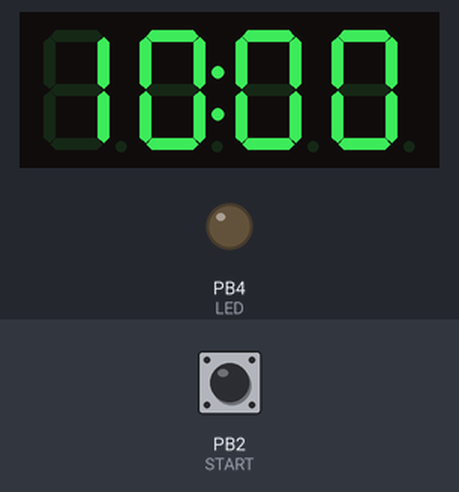
Bench run of a sketch on a simulated ATtiny85, built with avr-gcc and run on an emulated ATtiny85. Parts: 4-digit seven-segment display, output pins drawn as LEDs (lit = HIGH). The test bench sets the inputs (shaded band); at power-on: PB2 (START) HIGH.

Above: at 1.2 s.
1.3 s: PB2 (START) pulled LOW for 0.15 s
At 3.4 s:
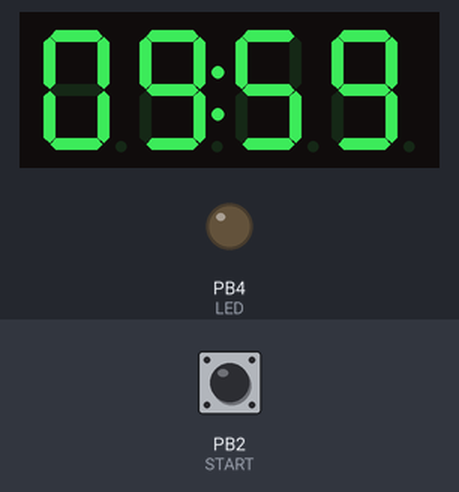
At 5.4 s:
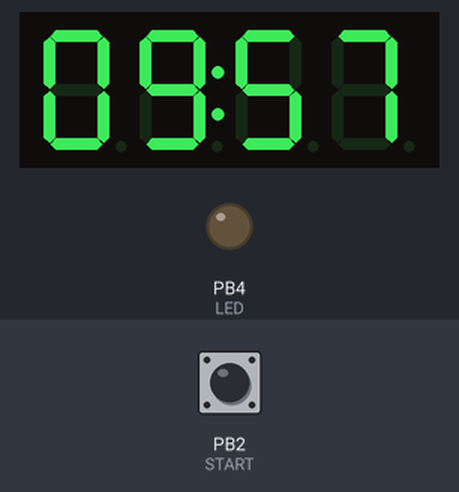
Timing chart, 0 to 6.9 s (numbered marks = the images above; inputs shaded):
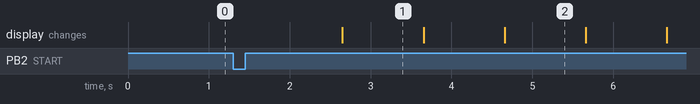

Measured:
- after the input at 1.3 s, the display: changes after 1.4 s (image 1)
- what the display in image 2 shows lasts 1.0 s, from 4.7 s to 5.7 s

The sketch:

timer.ino
```cpp
#include <Wire.h> // Enable this line if using Arduino Uno, Mega, etc.

#include "Adafruit_LEDBackpack.h"
#include "Adafruit_GFX.h"
#include <avr/interrupt.h>

// Macros
#define LED 4 // Digital write to LED on D4
#define SIGNAL 3// The OR'd input from all the other sensors
#define START 2// The multipurpose button for controlling the timer
#define BAUD_RATE 9600
#define MAX_MINUTES 10;
#define MAX_SECONDS 59;
#define SECOND 1000 // One second is 1000 milliseconds
#define TEST 10// Decrement much faster while testing
#define DEBOUNCE 200// Millisecond debounce for switches

#define digitalPinToInterrupt(x) (x - 2)

// Global Variables
Adafruit_7segment sevenseg = Adafruit_7segment();
static int minutes = MAX_MINUTES;
static int seconds = MAX_SECONDS;
static bool running = false;
static bool tripped = false;
static bool start = false;

// Function Prototypes
void reset();
void dead();
void dec_timer();
void buttonInterrupt();

void setup() {
#ifndef __AVR_ATtiny85__
  Serial.begin(BAUD_RATE);
  Serial.println("7 Segment Backpack Test");
#endif
  pinMode(LED,OUTPUT);
  pinMode(START,INPUT_PULLUP);
  pinMode(SIGNAL,INPUT_PULLUP);
  attachInterrupt(digitalPinToInterrupt(START),startInterrupt,RISING);
  attachInterrupt(digitalPinToInterrupt(SIGNAL),buttonInterrupt,RISING);
  sevenseg.begin(0x70);
  reset();
  interrupts();
}

void loop() {
  if (tripped){
    tripped = false;
    dead();
    delay(DEBOUNCE);
  }
  if (start) {
    start = false;
    if (running){
      reset();
    } else {
      running = true;
    }
    delay(DEBOUNCE);
  }
  if (running){
    delay(SECOND);// Change SECOND to TEST for development and testing
    dec_timer();
  }
}

void startInterrupt(){
  start = true;
}
void buttonInterrupt(){
  tripped = true;
}

void drawTime(){
   sevenseg.writeDigitNum(0,minutes/10,false);
   sevenseg.writeDigitNum(1,minutes%10,false);
   sevenseg.drawColon(true);
   sevenseg.writeDigitNum(3,seconds/10,false);
   sevenseg.writeDigitNum(4,seconds%10,false);
   sevenseg.writeDisplay();
}

// Reset the timer to 10 minutes and 0 seconds
void reset(){
   running = false;
   digitalWrite(LED,LOW);
   minutes = MAX_MINUTES;
   seconds = 0;
   drawTime();// Draw the new time
   // Press the START button to start the timer.
}

// Draw the word "dead" on the display until the START button is pressed
// Light up the LED that signifies a death signal
void dead(){
    reset();
    digitalWrite(LED,HIGH);
    sevenseg.drawColon(false);
    // print a hex number
    sevenseg.print(0xDEAD, HEX);
    sevenseg.writeDisplay();
    // This line will hold dead as long as a signal is tripped
    //while(digitalRead(SIGNAL)){}
    //reset();
}

// Decrement the timer until it reaches 0
void dec_timer(){
  if (seconds) seconds--;
  else if (minutes){
    minutes--;
    seconds = MAX_SECONDS;
  } else dead();
  drawTime();
}
```
